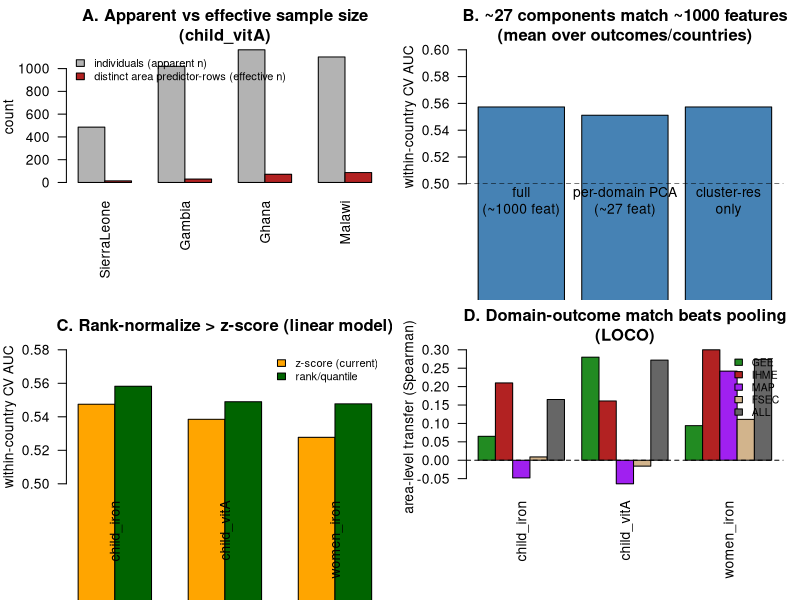

The R script that drew this image:
#!/usr/bin/env Rscript
# Summary figure for the feature-engineering investigation.
suppressMessages(library(here))
png(here::here("sandbox_fe","FE_summary.png"), width=1400, height=1050, res=130)
par(mfrow=c(2,2), mar=c(7,4,3,1))

# Panel A: effective n (individuals vs distinct area predictor-rows)
cn<-c("SierraLeone","Gambia","Ghana","Malawi"); ind<-c(486,1020,1165,1102); area<-c(14,30,72,87)
bp<-barplot(rbind(ind,area), beside=TRUE, names.arg=cn, col=c("grey70","firebrick"),
            las=2, ylab="count", main="A. Apparent vs effective sample size\n(child_vitA)")
legend("topleft", c("individuals (apparent n)","distinct area predictor-rows (effective n)"),
       fill=c("grey70","firebrick"), bty="n", cex=0.8)

# Panel B: within-country PCA(~27 feat) vs full(~1000+); ranger
r9<-read.csv(here::here("sandbox_fe","results_09_reduction.csv"))
ag<-aggregate(auc~strategy,r9[r9$strategy %in% c("full","pca_dom3","clusterres"),],function(x)mean(x,na.rm=TRUE))
ag<-ag[match(c("full","pca_dom3","clusterres"),ag$strategy),]
barplot(ag$auc, names.arg=c("full\n(~1000 feat)","per-domain PCA\n(~27 feat)","cluster-res\nonly"),
        col="steelblue", ylim=c(0.5,0.6), ylab="within-country CV AUC", las=1,
        main="B. ~27 components match ~1000 features\n(mean over outcomes/countries)")
abline(h=0.5,lty=2)

# Panel C: transform rank vs zscore (lasso, within)
r4<-read.csv(here::here("sandbox_fe","results_04_within.csv"))
sub<-r4[r4$model=="glmnet_lasso" & r4$variant %in% c("zscore+corr","rank+corr"),]
ag<-aggregate(auc~variant+outcome,sub,function(x)mean(x,na.rm=TRUE))
m<-tapply(ag$auc, list(ag$outcome,ag$variant), I)
barplot(t(m[,c("zscore+corr","rank+corr")]), beside=TRUE, col=c("orange","darkgreen"),
        ylim=c(0.5,0.58), las=2, ylab="within-country CV AUC",
        main="C. Rank-normalize > z-score (linear model)")
legend("topright", c("z-score (current)","rank/quantile"), fill=c("orange","darkgreen"), bty="n", cex=0.8)

# Panel D: domain-specific transferable signal (area-level LOCO)
r12<-read.csv(here::here("sandbox_fe","results_12_domain.csv"))
r12<-r12[r12$domain %in% c("GEE","IHME","MAP","FSEC","ALL"),]
m<-tapply(r12$mean_spearman, list(r12$domain, r12$outcome), I)
m<-m[c("GEE","IHME","MAP","FSEC","ALL"),]
barplot(m, beside=TRUE, col=c("forestgreen","firebrick","purple","tan","grey40"),
        las=2, ylab="area-level transfer (Spearman)",
        main="D. Domain-outcome match beats pooling\n(LOCO)")
legend("topright", rownames(m), fill=c("forestgreen","firebrick","purple","tan","grey40"), bty="n", cex=0.75)
abline(h=0,lty=2)
dev.off()
cat("wrote FE_summary.png\n")
